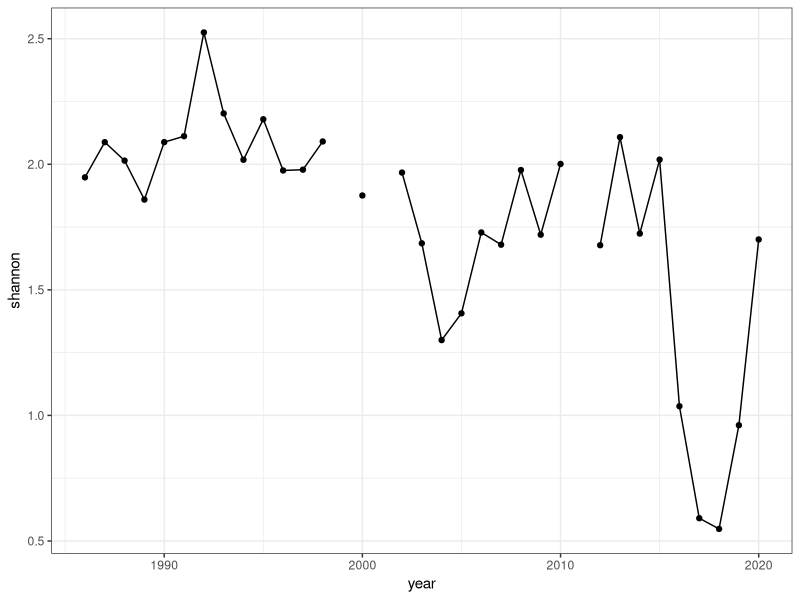
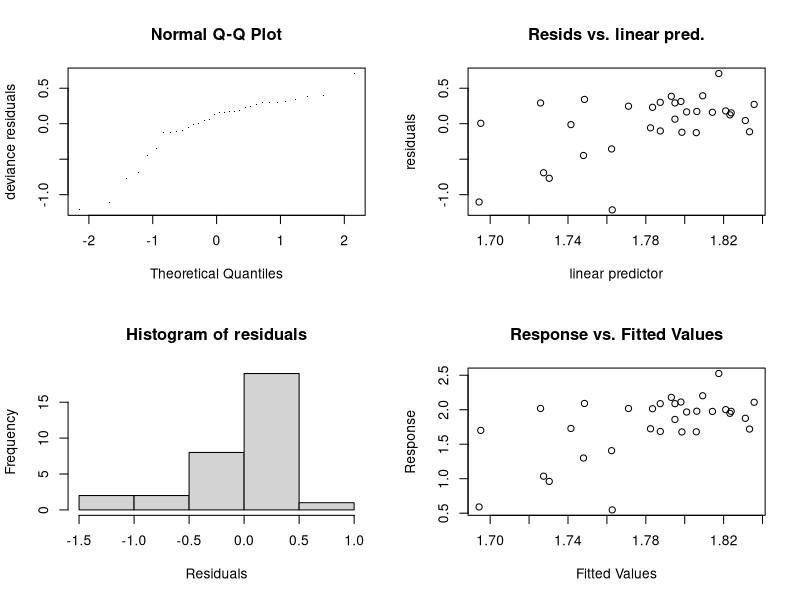
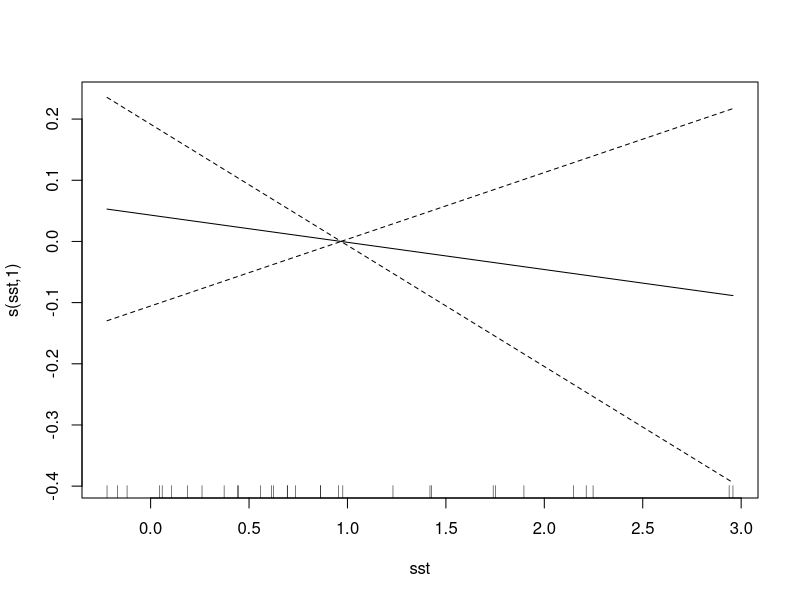
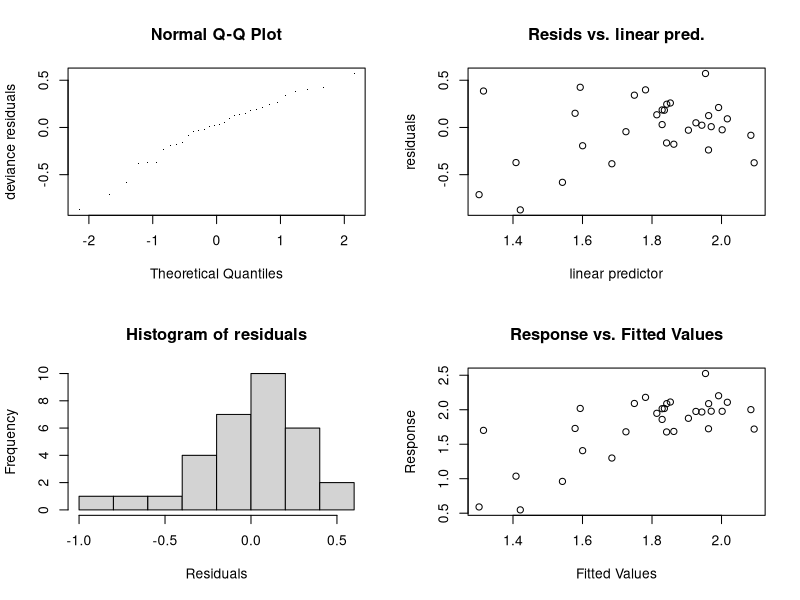
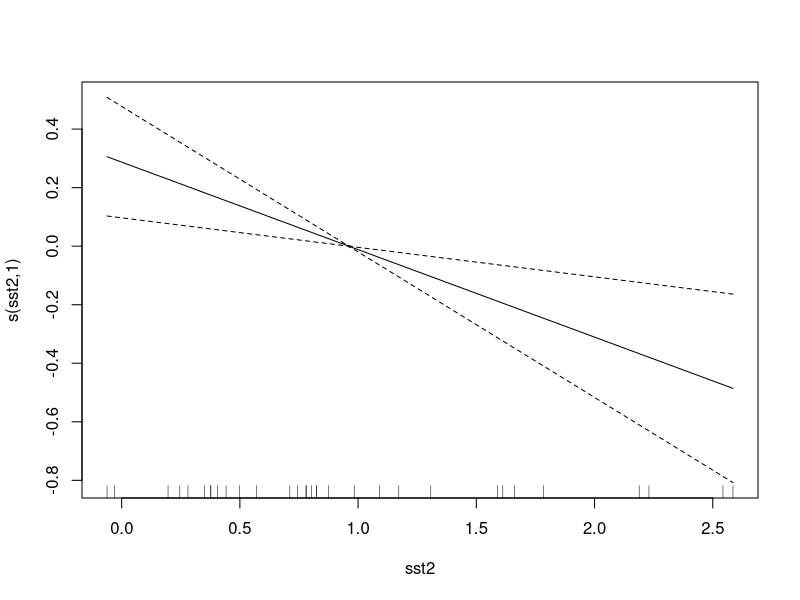
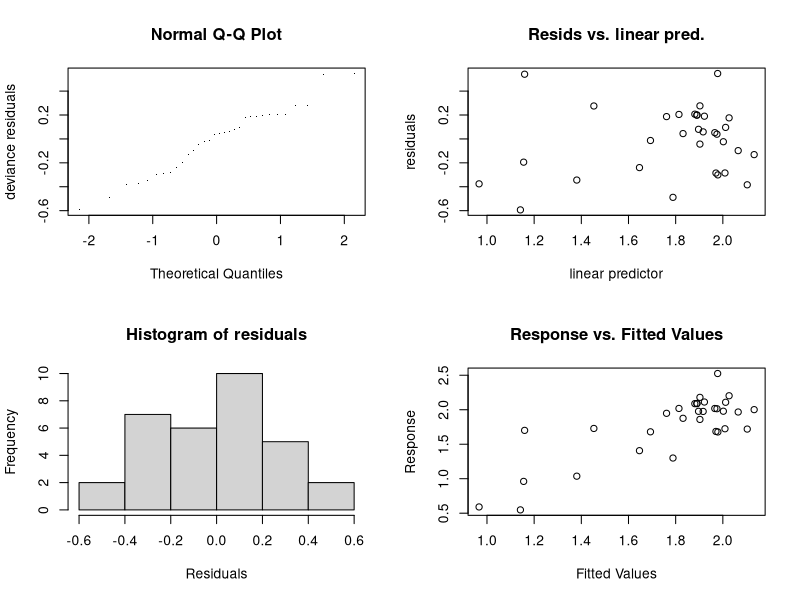
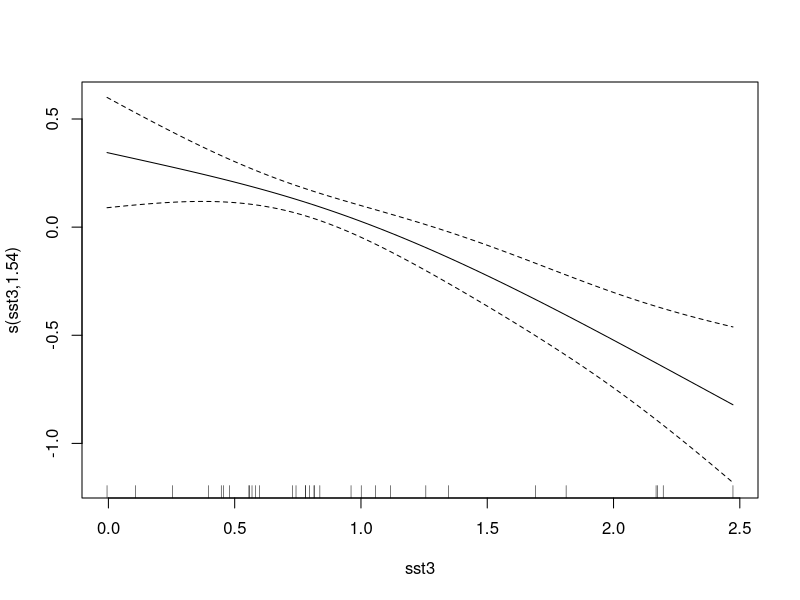

Here is the R script that generated these plots, in order: (Note: this script raises an error after producing the figures.)
## effect of temperature on age diversity

library(tidyverse)
library(mgcv)

theme_set(theme_bw())
cb <- c("#000000", "#E69F00", "#56B4E9", "#009E73", "#F0E442", "#0072B2", "#D55E00", "#CC79A7")


## Read in data 
dat <- read.csv("./data/shannon.age.diversity.acoustic.trawl.data.csv",
                 row.names = 1)

ggplot(dat, aes(year, shannon)) +
  geom_line() +
  geom_point()


# load GOA sst anomalies

d1 <- read.csv("./data/regional_north_pacific_ersst_anomaly_time_series.csv")

d1 <- d1 %>%
  dplyr::filter(region == "Gulf_of_Alaska") %>%
  dplyr::select(year, annual.anomaly.unsmoothed) %>%
  rename(sst = annual.anomaly.unsmoothed) %>% # year of observation
  mutate(sst2 = zoo::rollmean(sst, 2, align = "right", fill = NA), # year of and year before
         sst3 = zoo::rollmean(sst, 3, align = "right", fill = NA)) #


# lag shannon one year to match previous year sst
dat_lag <- dat %>%
  mutate(year = year - 1)

# and join
dat_lag <- left_join(dat_lag, d1) %>%
  na.omit() # dropping missing years for ar() model fitting! 


# now model
mod1 <- gamm(shannon ~  s(sst,  k=4), # 2020 diversity compared with 2019 sst
              correlation = corAR1(), data=dat_lag)

gam.check(mod1$gam)
plot(mod1$gam)
summary(mod1$gam)
anova(mod1$gam)


mod2 <- gamm(shannon ~  s(sst2,  k=4), # 2020 diversity compared with 2018-2019 sst
             correlation = corAR1(), data=dat_lag)

gam.check(mod2$gam)
plot(mod2$gam)
summary(mod2$gam)
anova(mod2$gam)

mod3 <- gamm(shannon ~  s(sst3,  k=4), # 2020 diversity compared with 2017-2019 sst
             correlation = corAR1(), data=dat_lag)

gam.check(mod3$gam)
plot(mod3$gam)
summary(mod3$gam)
anova(mod3$gam)

AIC <- AIC(mod1, mod2, mod3)

AIC

AIC_table <- data.frame(response = "Shannon age diversity",
                        model = c("s(sst_unsmoothed,  k=4), correlation = corAR1()",
                                  "s(sst_2yr_mean,  k=4), correlation = corAR1()",
                                  "s(sst_3yr_mean,  k=4), correlation = corAR1()"),
                        AIC = AIC$AIC,
                        delta_AIC = (AIC$AIC - min(AIC$AIC)))

AIC_table <- AIC_table %>%
  arrange(delta_AIC)

# save
write.csv(AIC_table, "output/Shannon_age_diversity_AIC_table.csv", row.names = F)

# predict and plot

new_dat <- data.frame(sst3 = seq(min(dat_lag$sst3), max(dat_lag$sst3), length.out = 100)) 

pred <- predict(mod3$gam, newdata = new_dat, se.fit = T)

plot <- data.frame(sst3 = new_dat$sst3,
                   estimate = pred$fit, 
                   LCI = pred$fit - 1.96*pred$se.fit,
                   UCI = pred$fit + 1.96*pred$se.fit)


ggplot(plot) +
  aes(x = sst3, y = estimate) +
  geom_point(data = dat_lag, aes(x = sst3, y = shannon), size = 2.5) +
  geom_ribbon(aes(ymin = LCI, ymax = UCI), alpha = 0.2, lty = 0) +
  geom_line(size = 1, color = cb[7]) +
  labs(x = "Three year running mean SST anomaly", y = "Shannon age diversity") 

ggsave("./figs/Shannon_age_diversity_goa_SST_anomaly.png", width = 6, height = 4, units = 'in')

# refit best model to scaled data

dat_scaled <- dat_lag %>%
  mutate(scaled_diversity = scale(shannon))

mod4 <- gamm(scaled_diversity ~  s(sst3,  k=4),
             correlation = corAR1(), data=dat_scaled)

pred <- predict(mod4$gam, newdata = new_dat, se.fit = T)

plot <- data.frame(sst3 = new_dat$sst3,
                   estimate = pred$fit, 
                   LCI = pred$fit - 1.96*pred$se.fit,
                   UCI = pred$fit + 1.96*pred$se.fit)


ggplot(plot) +
  aes(x = sst3, y = estimate) +
  geom_ribbon(aes(ymin = LCI, ymax = UCI), alpha = 0.2, lty = 0) +
  geom_line(size = 1, color = cb[7]) +
  labs(x = "Three year running mean SST anomaly", y = "Shannon age diversity") 


